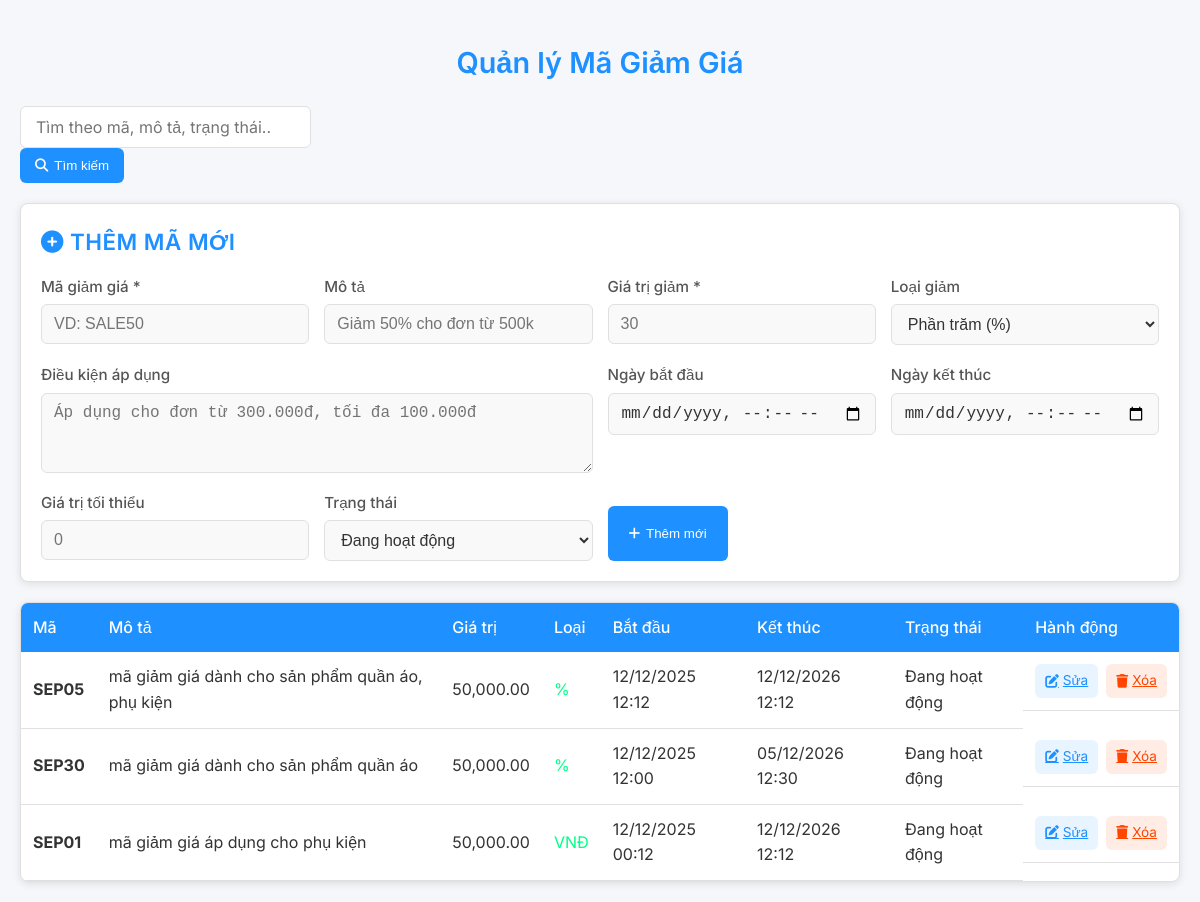
/160STORE/partials/quanLyMaGiamGia.php (signed in), run on the app's committed database.
### tables this page shows
CREATE TABLE `ma_giam_gia` (
  `ma_Giam_Gia` varchar(255) NOT NULL COMMENT 'khóa chính, mã giảm giá',
  `mo_Ta` varchar(255) NOT NULL COMMENT 'mô tả sản phẩm',
  `gia_Tri_Giam` decimal(10,2) NOT NULL COMMENT 'giá trị ',
  `dieu_Kien` varchar(100) NOT NULL COMMENT 'điều kiện áp dụng mã giảm ',
  `ngay_Bat_Dau` datetime NOT NULL COMMENT 'ngày bắt đầu mã giảm',
  `ngay_Ket_Thuc` datetime NOT NULL COMMENT 'ngày kết thúc mã giảm',
  `trang_Thai` varchar(255) NOT NULL COMMENT 'trạng thái mã giảm giá',
  `gia_Tri_Toi_Thieu` decimal(10,2) NOT NULL COMMENT 'giá trị tối thiểu',
  `loai_Giam` varchar(100) NOT NULL COMMENT 'loại giảm'
);

### 160STORE/partials/quanLyMaGiamGia.php (the view, shortened to what this page needs)
<?php
$db = new Database();
$conn = $db->connect();
$conn->setAttribute(PDO::ATTR_ERRMODE, PDO::ERRMODE_EXCEPTION);
$editing = false;
$discount = [];
$keyword = $_GET['search'] ?? '';
if ($keyword !== '') {
    $stmt = $conn->prepare("SELECT * FROM ma_giam_gia
                            WHERE ma_Giam_Gia LIKE :kw
                               OR mo_Ta LIKE :kw
                               OR trang_Thai LIKE :kw
                            ORDER BY ngay_Bat_Dau DESC");
    $stmt->execute(['kw' => "%$keyword%"]);
    $discounts = $stmt->fetchAll(PDO::FETCH_ASSOC);
} else {
    $discounts = $conn->query("SELECT * FROM ma_giam_gia ORDER BY ngay_Bat_Dau DESC")->fetchAll(PDO::FETCH_ASSOC);
}
?>
<!DOCTYPE html>
<html lang="vi">
<head>
    <link rel="stylesheet" href="https://cdnjs.cloudflare.com/ajax/libs/font-awesome/6.5.0/css/all.min.css">
    <link rel="stylesheet" href="../Admin_css/style.css">
</head>
<body>
<div class="container">
    <h2>Quản lý Mã Giảm Giá</h2>
    <form method="GET" class="search-bar">
        <input type="text" name="search" class="search-input" placeholder="Tìm theo mã, mô tả, trạng thái..."
               value="<?= htmlspecialchars($keyword) ?>">
        <button type="submit" class="btn-search">
            <i class="fas fa-search"></i> Tìm kiếm
        </button>
    </form>
    <div class="form-card">
        <h3 class="form-title">
            <?= $editing ? '<i class="fas fa-edit"></i> Sửa mã giảm giá' : '<i class="fas fa-plus-circle"></i> Thêm mã mới' ?>
        </h3>
        <form method="POST">
            <div class="form-grid">
                <div class="form-group">
                    <label>Mã giảm giá *</label>
                    <input type="text" name="ma_Giam_Gia" value="<?= htmlspecialchars($discount['ma_Giam_Gia'] ?? '') ?>"
                           <?= $editing ? 'readonly' : 'required' ?> placeholder="VD: SALE50">
                </div>
                <div class="form-group">
                    <label>Mô tả</label>
                    <input type="text" name="mo_Ta" value="<?= htmlspecialchars($discount['mo_Ta'] ?? '') ?>" placeholder="Giảm 50% cho đơn từ 500k">
                </div>
                <div class="form-group">
                    <label>Giá trị giảm *</label>
                    <input type="number" step="0.01" name="gia_Tri_Giam" value="<?= htmlspecialchars($discount['gia_Tri_Giam'] ?? '') ?>" required placeholder="30">
                </div>
                <div class="form-group">
                    <label>Loại giảm</label>
                    <select name="loai_Giam">
                        <option value="phan_tram" <?= ($discount['loai_Giam'] ?? '') === 'phan_tram' ? 'selected' : '' ?>>Phần trăm (%)</option>
                    </select>
                </div>
                <div class="form-group full">
                    <label>Điều kiện áp dụng</label>
                    <textarea name="dieu_Kien" rows="2" placeholder="Áp dụng cho đơn từ 300.000đ, tối đa 100.000đ"><?= htmlspecialchars($discount['dieu_Kien'] ?? '') ?></textarea>
                </div>
                <div class="form-group">
                    <label>Ngày bắt đầu</label>
                    <input type="datetime-local" name="ngay_Bat_Dau"
                           value="<?= isset($discount['ngay_Bat_Dau']) ? date('Y-m-d\TH:i', strtotime($discount['ngay_Bat_Dau'])) : '' ?>">
                </div>
                <div class="form-group">
                    <label>Ngày kết thúc</label>
                    <input type="datetime-local" name="ngay_Ket_Thuc"
                           value="<?= isset($discount['ngay_Ket_Thuc']) ? date('Y-m-d\TH:i', strtotime($discount['ngay_Ket_Thuc'])) : '' ?>">
                </div>
                <div class="form-group">
                    <label>Giá trị tối thiểu</label>
                    <input type="number" step="0.01" name="gia_Tri_Toi_Thieu" value="<?= htmlspecialchars($discount['gia_Tri_Toi_Thieu'] ?? '') ?>" placeholder="0">
                </div>
                <div class="form-group">
                    <label>Trạng thái</label>
                    <select name="trang_Thai">
                        <option value="Đang hoạt động" <?= ($discount['trang_Thai'] ?? '') === 'Đang hoạt động' ? 'selected' : '' ?>>Đang hoạt động</option>
                    </select>
                </div>
                <div class="form-actions">
                    <?php if ($editing): ?>
                        <button type="submit" name="sua" class="btn btn-primary">
                            <i class="fas fa-save"></i> Cập nhật
                        </button>
                        <a href="quanLyMaGiamGia.php" class="btn btn-cancel">
                            <i class="fas fa-times"></i> Hủy
                        </a>
                    <?php else: ?>
                        <button type="submit" name="them" class="btn btn-primary">
                            <i class="fas fa-plus"></i> Thêm mới
                        </button>
                    <?php endif; ?>
                </div>
            </div>
        </form>
    </div>
    <div class="table-container">
        <table>
            <thead>
                <tr>
                    <th>Mã</th>
                    <th>Mô tả</th>
                    <th>Giá trị</th>
                    <th>Loại</th>
                    <th>Bắt đầu</th>
                    <th>Kết thúc</th>
                    <th>Trạng thái</th>
                    <th>Hành động</th>
                </tr>
            </thead>
            <tbody>
                <?php if (empty($discounts)): ?>
                    <tr>
                        <td colspan="8" style="text-align:center; color:#888; padding:30px;">
                            <i class="fas fa-inbox"></i> Không có mã giảm giá nào.
                        </td>
                    </tr>
                <?php else: ?>
                    <?php foreach($discounts as $d): ?>
                        <tr>
                            <td><strong><?= htmlspecialchars($d['ma_Giam_Gia']) ?></strong></td>
                            <td><?= htmlspecialchars($d['mo_Ta']) ?: '<em>Không có mô tả</em>' ?></td>
                            <td><?= number_format($d['gia_Tri_Giam'], 2) ?></td>
                            <td>
                                <span style="color:#00ff88;">
                                    <?= $d['loai_Giam'] === 'phan_tram' ? '%' : 'VNĐ' ?>
                                </span>
                            </td>
                            <td><?= $d['ngay_Bat_Dau'] ? date('d/m/Y H:i', strtotime($d['ngay_Bat_Dau'])) : '-' ?></td>
                            <td><?= $d['ngay_Ket_Thuc'] ? date('d/m/Y H:i', strtotime($d['ngay_Ket_Thuc'])) : '-' ?></td>
                            <td>
                                <span class="status <?= $d['trang_Thai'] === 'Đang hoạt động' ? 'active' : 'inactive' ?>">
                                    <?= htmlspecialchars($d['trang_Thai']) ?>
                                </span>
                            </td>
                            <td class="actions">
                                <a href="?edit=<?= urlencode($d['ma_Giam_Gia']) ?>" class="btn-edit">
                                    <i class="fas fa-edit"></i> Sửa
                                </a>
                                <a href="?delete=<?= urlencode($d['ma_Giam_Gia']) ?>" class="btn-delete"
                                   onclick="return confirm('Xóa mã <?= htmlspecialchars($d['ma_Giam_Gia']) ?>?')">
                                    <i class="fas fa-trash"></i> Xóa
                                </a>
                            </td>
                        </tr>
                    <?php endforeach; ?>
                <?php endif; ?>
            </tbody>
        </table>
    </div>
</div>
</body>
</html>

### 160STORE/Admin_css/style.css (style rules this page uses)
:root { --primary: #1e90ff; --secondary: #32cd32; --danger: #ff4500; --warning: #ffaa00; --bg: #f5f7fa; --sidebar: #ffffff; --card: #ffffff; --text: #333333; --border: #e0e0e0; --hover: #f0f0f5; --shadow: 0 2px 8px rgba(0, 0, 0, 0.1); }
* { margin: 0; padding: 0; box-sizing: border-box; }
body { background: var(--bg); color: var(--text); font-family: 'Inter', sans-serif; line-height: 1.6; }
.container { max-width: 1200px; margin: 0 auto; padding: 20px; }
h2 { text-align: center; font-size: 1.8rem; margin: 20px 0; color: var(--primary); font-weight: 600; }
.search-bar { position: relative; width: 100%; max-width: 400px; margin-bottom: 20px; }
.search-input { flex: 1; min-width: 280px; padding: 10px 40px 10px 15px; background: var(--card); border: 1px solid var(--border); border-radius: 6px; color: var(--text); font-size: 1rem; transition: all 0.2s ease; font-family: 'Inter', sans-serif; }
.search-bar button { padding: 10px 15px; border: none; border-radius: 6px; background: var(--primary); color: white; font-weight: 500; cursor: pointer; display: flex; align-items: center; justify-content: center; gap: 6px; transition: all 0.2s; }
.form-card { background: var(--card); border-radius: 8px; padding: 20px; margin-bottom: 20px; border: 1px solid var(--border); box-shadow: var(--shadow); transition: transform 0.3s ease; }
.form-title { font-size: 1.4rem; margin-bottom: 15px; color: var(--primary); font-weight: 600; text-transform: uppercase; letter-spacing: 0.5px; }
.form-grid { display: grid; grid-template-columns: repeat(auto-fit, minmax(240px, 1fr)); gap: 15px; row-gap: 18px; }
.form-group { display: flex; flex-direction: column; }
.form-group.full { grid-column: span 2; }
.form-group label { margin-bottom: 5px; font-weight: 500; color: #555; font-size: 0.95rem; }
.form-group input, .form-group select, .form-group textarea { padding: 10px 12px; background: #f9f9f9; border: 1px solid var(--border); border-radius: 6px; color: var(--text); font-size: 1rem; transition: all 0.2s ease; }
.form-group textarea { resize: vertical; min-height: 80px; max-height: 150px; }
.form-actions { display: flex; gap: 10px; margin-top: 15px; grid-column: span 2; flex-wrap: wrap; }
.btn { padding: 10px 15px; border: none; border-radius: 6px; font-weight: 500; cursor: pointer; display: flex; align-items: center; justify-content: center; gap: 6px; transition: all 0.2s ease; min-width: 120px; }
.btn-primary { background: var(--primary); color: white; }
.table-container { background: var(--card); border-radius: 8px; overflow: hidden; border: 1px solid var(--border); box-shadow: var(--shadow); margin-top: 20px; }
table { width: 100%; border-collapse: collapse; }
th { background: var(--primary); color: #ffffff; padding: 12px; text-align: left; font-weight: 500; }
td { padding: 12px; border-bottom: 1px solid var(--border); vertical-align: middle; }
.actions { display: flex; gap: 8px; }
.btn-edit, .btn-delete { padding: 6px 10px; border: none; border-radius: 6px; font-size: 0.85rem; cursor: pointer; display: flex; align-items: center; gap: 4px; transition: all 0.2s; }
.btn-edit { background: rgba(30, 144, 255, 0.1); color: var(--primary); }
.btn-delete { background: rgba(255, 69, 0, 0.1); color: var(--danger); }

### data on the page
ma_giam_gia: ma_Giam_Gia "SEP05", mo_Ta "mã giảm giá dành cho sản phẩm quần áo, phụ kiện", gia_Tri_Giam "50,000.00", ngay_Bat_Dau "12/12/2025 12:12", ngay_Ket_Thuc "12/12/2026 12:12", trang_Thai "Đang hoạt động"
ma_giam_gia: ma_Giam_Gia "SEP30", mo_Ta "mã giảm giá dành cho sản phẩm quần áo", gia_Tri_Giam "50,000.00", ngay_Bat_Dau "12/12/2025 12:00", ngay_Ket_Thuc "05/12/2026 12:30", trang_Thai "Đang hoạt động"
ma_giam_gia: ma_Giam_Gia "SEP01", mo_Ta "mã giảm giá áp dụng cho phụ kiện", gia_Tri_Giam "50,000.00", loai_Giam "VNĐ", ngay_Bat_Dau "12/12/2025 00:12", ngay_Ket_Thuc "12/12/2026 12:12", trang_Thai "Đang hoạt động"
